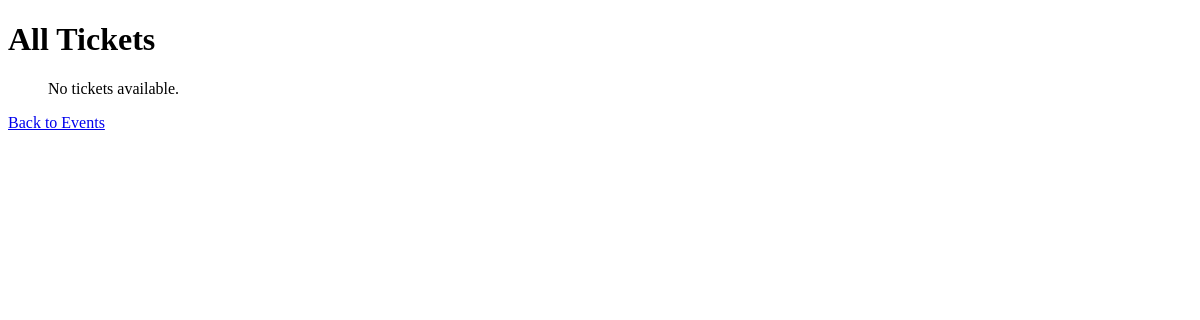
The page /dashboard/tickets/ on the database as committed earlier.
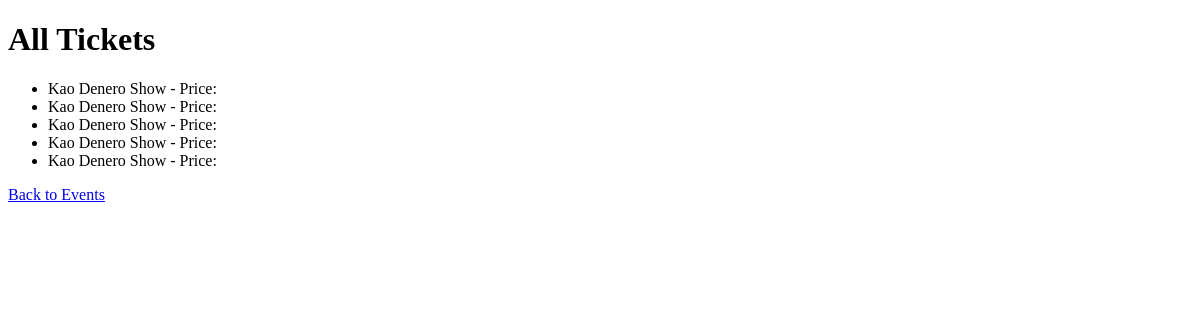
The same page on the database as committed later.
### events/models.py (models this page shows, shortened)
class Ticket(models.Model):
    user = models.ForeignKey(settings.AUTH_USER_MODEL, on_delete=models.CASCADE, default=1)
    event = models.ForeignKey('Event', on_delete=models.CASCADE, related_name='event_tickets')
    ticket_name = models.CharField(max_length=200)
    ticket_price = models.DecimalField(max_digits=10, decimal_places=2, editable=False)
    payment_reference = models.CharField(max_length=128, null=True, blank=True, default="", editable=False)
    qr_code = models.ImageField(upload_to='qr_codes/', null=True, blank=True, editable=False)
    secret_token = models.CharField(max_length=64, null=True, blank=True, unique=True, editable=False)
    paid = models.BooleanField(default=False)
    quantity = models.PositiveIntegerField()
    class Meta:
        ordering = ['-event__event_date']

class Event(models.Model):
    event_name = models.CharField(max_length=200)
    event_description = models.TextField()
    event_type = models.CharField(
        max_length=100,
        choices=[('concert', 'Concert'), ('conference', 'Conference'), ('sports', 'Sports'), ('theatre', 'Theatre')]
    )
    event_date = models.DateTimeField()
    event_location = models.CharField(max_length=255)
    event_status = models.CharField(
        max_length=20,
        choices=[('upcoming', 'Upcoming'), ('sold_out', 'Sold Out'), ('canceled', 'Canceled'), ('normal', 'Normal')],
        default='upcoming'
    )
    event_image = models.ImageField(upload_to='event_images/', null=True, blank=True)
    early_bird_price = models.DecimalField(max_digits=10, decimal_places=2)
    normal_price = models.DecimalField(max_digits=10, decimal_places=2)
    early_bird_end = models.DateTimeField(null=True, blank=True)
    video_url = models.URLField(max_length=500, null=True, blank=True)
    video_file = models.FileField(upload_to='event_videos/', null=True, blank=True)
    event_logo = models.ImageField(upload_to='event_logos/', null=True, blank=True)
    event_created_at = models.DateTimeField(auto_now_add=True)
    event_updated_at = models.DateTimeField(auto_now=True)
    sponsorers = models.ManyToManyField(Sponsorer, related_name="events", blank=True)
    view_count = models.PositiveIntegerField(default=0)  # Corrected
    class Meta:
        verbose_name = 'Event'
        verbose_name_plural = 'Events'

### dashboard/views.py (the view)
# urls.py: path('tickets/', ticket_list, name='ticket-list'),
def ticket_list(request):
    tickets = Ticket.objects.all()
    return render(request, 'dashboard/ticket_list.html', {'tickets': tickets})

### dashboard/templates/dashboard/ticket_list.html (shortened to what this page needs)
<!DOCTYPE html>
<html lang="en">
<head>
</head>
<body>
    <h1>All Tickets</h1>
    <ul>
        {% for ticket in tickets %}
            <li>{{ ticket.event.event_name }} - Price: {{ ticket.price }}</li>
        {% empty %}
            <p>No tickets available.</p>
        {% endfor %}
    </ul>
    <a href="{% url 'event_list' %}">Back to Events</a>
</body>
</html>

Rows that differ between the two databases and show on the page:
added Ticket: event.event_name "Kao Denero Show"
added Ticket: event.event_name "Kao Denero Show"
added Ticket: event.event_name "Kao Denero Show"
added Ticket: event.event_name "Kao Denero Show"
added Ticket: event.event_name "Kao Denero Show"
Other text that changed with them:
text no longer shown: "No tickets available."
